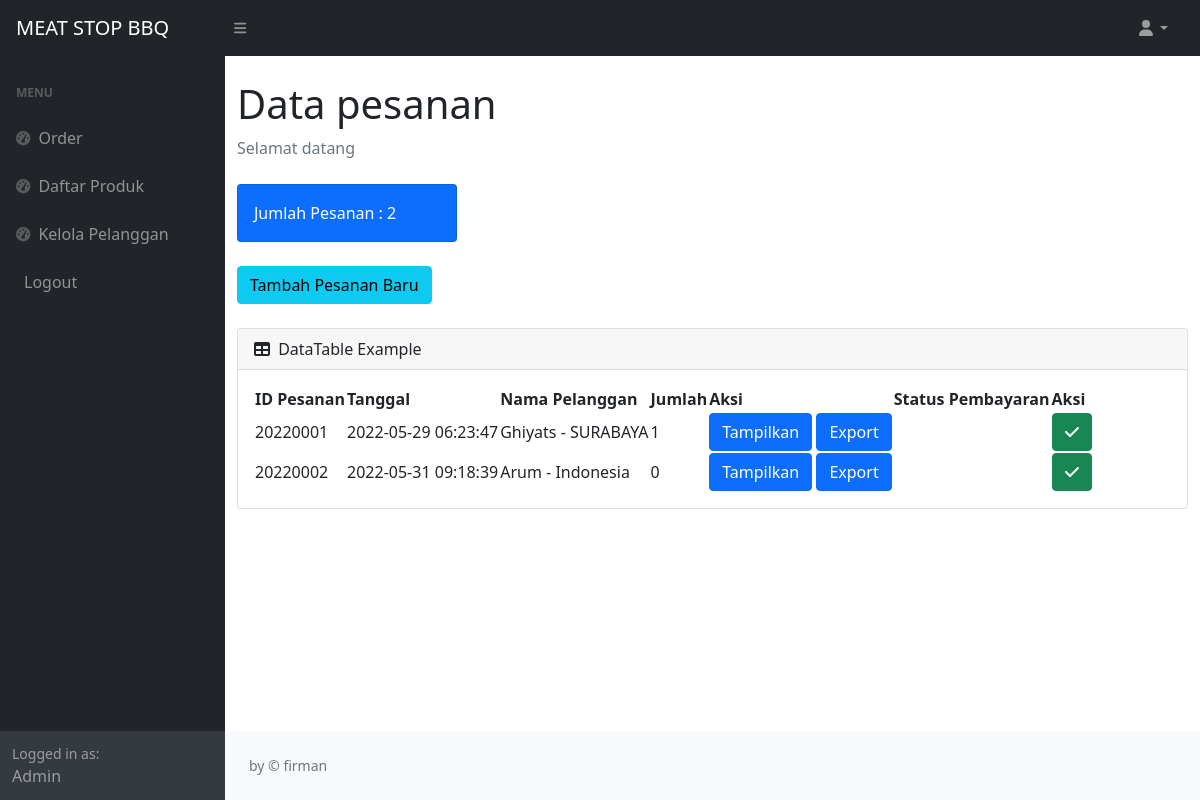
The page / on the database its author committed.
### tables this page shows
CREATE TABLE `pesanan` (
  `idorder` int(11) NOT NULL,
  `tanggal` timestamp NOT NULL DEFAULT current_timestamp() ON UPDATE current_timestamp(),
  `idpelanggan` int(11) NOT NULL
);

CREATE TABLE `pelanggan` (
  `idpelanggan` int(11) NOT NULL,
  `namapelanggan` varchar(30) NOT NULL,
  `notelp` varchar(15) NOT NULL,
  `alamat` text NOT NULL
);

### index.php (the view, shortened to what this page needs)
<?php
require 'function.php';
$h1 = mysqli_query($c,"select * from pesanan");
$h2 = mysqli_num_rows($h1);
?>
<!DOCTYPE html>
<html lang="en">
    <head>
        <link href="https://cdn.jsdelivr.net/npm/simple-datatables@latest/dist/style.css" rel="stylesheet" />
        <link href="css/styles.css" rel="stylesheet" />
    </head>
    <body class="sb-nav-fixed">
        <nav class="sb-topnav navbar navbar-expand navbar-dark bg-dark">
            <a class="navbar-brand ps-3" href="index.php">MEAT STOP BBQ</a>
            <button class="btn btn-link btn-sm order-1 order-lg-0 me-4 me-lg-0" id="sidebarToggle" href="#!"><i class="fas fa-bars"></i></button>
            <ul class="navbar-nav ms-auto ms-md-0 me-3 me-lg-4">
                <li class="nav-item dropdown">
                    <a class="nav-link dropdown-toggle" id="navbarDropdown" href="#" role="button" data-bs-toggle="dropdown" aria-expanded="false"><i class="fas fa-user fa-fw"></i></a>
                </li>
            </ul>
        </nav>
        <div id="layoutSidenav">
            <div id="layoutSidenav_nav">
                <nav class="sb-sidenav accordion sb-sidenav-dark" id="sidenavAccordion">
                    <div class="sb-sidenav-menu">
                        <div class="nav">
                            <div class="sb-sidenav-menu-heading">Menu</div>
                            <a class="nav-link" href="index.php">
                                <div class="sb-nav-link-icon"><i class="fas fa-tachometer-alt"></i></div>
                                Order
                            </a>
                            <a class="nav-link" href="stock.php">
                                <div class="sb-nav-link-icon"><i class="fas fa-tachometer-alt"></i></div>
                                Daftar Produk
                            </a>
                            <a class="nav-link" href="pelanggan.php">
                                <div class="sb-nav-link-icon"><i class="fas fa-tachometer-alt"></i></div>
                                Kelola Pelanggan
                            </a>
                            <a class="nav-link" href="logout.php">
                                Logout
                            </a>
                        </div>
                    </div>
                    <div class="sb-sidenav-footer">
                        <div class="small">Logged in as:</div>
                        Admin
                    </div>
                </nav>
            </div>
            <div id="layoutSidenav_content">
                <main>
                    <div class="container-fluid">
                        <h1 class="mt-4">Data pesanan</h1>
                        <ol class="breadcrumb mb-4">
                            <li class="breadcrumb-item active">Selamat datang</li>
                        </ol>
                        <div class="row">
                            <div class="col-xl-3 col-md-6">
                                <div class="card bg-primary text-white mb-4">
                                    <div class="card-body">Jumlah Pesanan : <?=$h2;?></div>
                                </div>
                            </div>
                        </div>
                        <button type="button" class="btn btn-info mb-4" data-bs-toggle="modal" data-bs-target="#myModal">
                            Tambah Pesanan Baru
                        </button>
                        <div class="card mb-4">
                            <div class="card-header">
                                <i class="fas fa-table me-1"></i>
                                DataTable Example
                            </div>
                            <div class="card-body">
                                <table id="datatablesSimple">
                                    <thead>
                                        <tr>
                                            <th>ID Pesanan</th>
                                            <th>Tanggal</th>
                                            <th>Nama Pelanggan</th>
                                            <th>Jumlah</th>
                                            <th>Aksi</th>
                                            <th>Status Pembayaran</th>
                                            <th>Aksi</th>
                                        </tr>
                                    </thead>
                                    <tbody>
                                    <?php
                                        $get = mysqli_query($c,"select * from pesanan p, pelanggan pl where p.idpelanggan=pl.
                                        idpelanggan");
                                        while($p=mysqli_fetch_array($get)){
                                        $idorder = $p['idorder'];
                                        $tanggal = $p['tanggal'];
                                        $namapelanggan = $p['namapelanggan'];
                                        $alamat = $p['alamat'];
                                        $kondisi = $p['kondisi'];
                                        $hitungjumlah = mysqli_query ($c,"select * from detailpesanan where idpesanan='$idorder'");
                                        $jumlah = mysqli_num_rows($hitungjumlah);
                                   ?>
                                        <tr>
                                            <td><?=$idorder;?></td>
                                            <td><?=$tanggal;?></td>
                                            <td><?=$namapelanggan;?> - <?=$alamat?> </td>
                                            <td><?=$jumlah?></td>
                                            <td><a href="view.php?idp=<?=$idorder?>" class="btn btn-primary">Tampilkan</a>
                                            <a href="export.php?idp=<?=$idorder?>" class="btn btn-primary" name="setuju" target="blank">Export</a></td>
                                            <td><?=$kondisi;?></td>
                                            <td>
                                            <button type="button" class="btn btn-success" data-bs-toggle="modal" data-bs-target="#setuju"<?=$idorder;?>>
                                            <i class='fa fa-check'></i>
                                            </button>
                                            </td>
                                        </tr>
                                        <?php
                                        };
                                        ?>
                                    </tbody>
                                </table>
                            </div>
                        </div>
                    </div>
                </main>
                <footer class="py-4 bg-light mt-auto">
                    <div class="container-fluid px-4">
                        <div class="d-flex align-items-center justify-content-between small">
                            <div class="text-muted">by &copy; firman</div>
                        </div>
                    </div>
                </footer>
            </div>
        </div>
    </body>
</html>

### rows shown on the page
pesanan: idorder "20220001", tanggal "2022-05-29 06:23:47", idpelanggan.namapelanggan "Ghiyats", idpelanggan.alamat "SURABAYA", jumlah "1"
pesanan: idorder "20220002", tanggal "2022-05-31 09:18:39", idpelanggan.namapelanggan "Arum", idpelanggan.alamat "Indonesia", jumlah "0"

### other values the page prints
$h2 "2"
